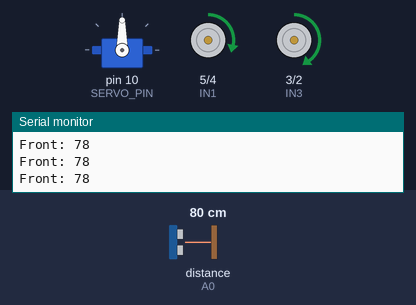
Bench run of a sketch on a simulated Arduino Uno, built with avr-gcc and run on an emulated ATmega328P. Shown: servo, motor-driver pin pairs drawn as motors (green arrow = first pin HIGH = forward, orange = second pin HIGH = backward, longer = more drive, scaled by the enable pin), the last lines printed to the serial monitor. Wiring (inferred from the names in the program): ultrasonic range finder: trigger A1; echo A0. Inputs (shaded band) come from the test bench; at power-on: distance to the obstacle (sensor on A0) 80 cm. The echo pulse lasts 58.3 µs per cm.

Above: at 2.2 s.
2.3 s: distance to the obstacle (sensor on A0) set to 15 cm
5.3 s: distance to the obstacle (sensor on A0) set to 12 cm
At 6.4 s:
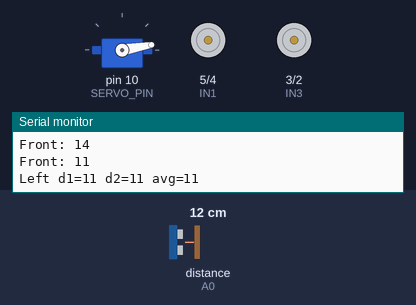
8.3 s: distance to the obstacle (sensor on A0) set to 18 cm
At 9.45 s:
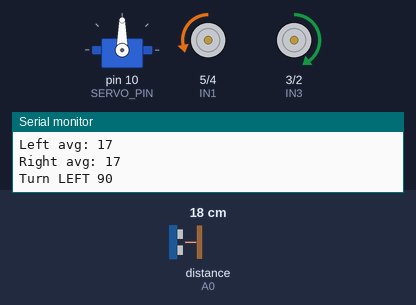
11.1 s: distance to the obstacle (sensor on A0) set to 2 cm
At 11.7 s:
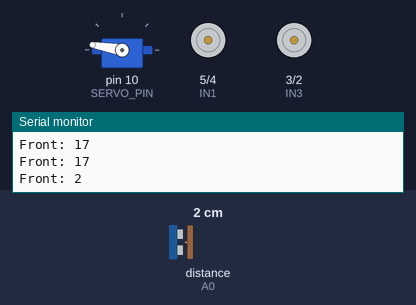
14.1 s: distance to the obstacle (sensor on A0) set to 35 cm
At 14.98 s:
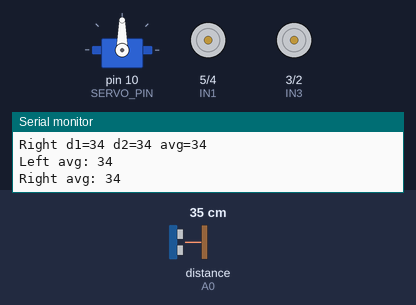
Timing chart, 0 to 17.1 s (numbered marks = the images above; inputs shaded):
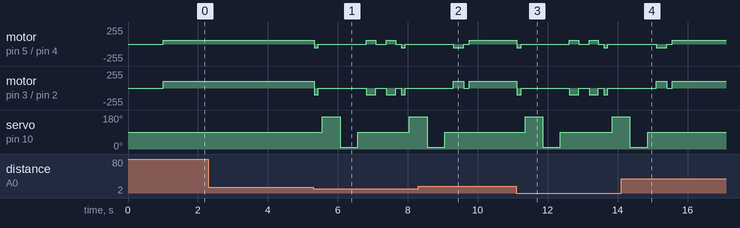

Measured:
- the behaviour switches between 14 and 13 cm on distance to the obstacle (sensor on A0) (found by bisection; images 0 and 1)
- after the input at 8.3 s, servo on pin 10 (SERVO_PIN): goes on until 9.1 s, then stays 90°
- after the input at 14.1 s, servo on pin 10 (SERVO_PIN): goes on until 14.9 s, then stays 90°

The sketch:

Robot_maze.ino
```cpp
#include <Servo.h>

const int ENA = 11;
const int IN1 = 5;
const int IN2 = 4;

const int ENB = 6;
const int IN3 = 3;
const int IN4 = 2;

const int US_TRIGGER = A1;
const int US_ECHO    = A0;

const int SERVO_PIN = 10;
Servo headServo;

const int SERVO_CENTER = 90;
const int SERVO_LEFT   = 170;
const int SERVO_RIGHT  = 10;

const int SPEED_LEFT  = 55;
const int SPEED_RIGHT = 100;

const int STOP_DISTANCE_CM = 12;


void setup() {
  Serial.begin(9600);

  pinMode(IN1, OUTPUT);
  pinMode(IN2, OUTPUT);
  pinMode(IN3, OUTPUT);
  pinMode(IN4, OUTPUT);
  pinMode(ENA, OUTPUT);
  pinMode(ENB, OUTPUT);

  pinMode(US_TRIGGER, OUTPUT);
  pinMode(US_ECHO, INPUT);

  headServo.attach(SERVO_PIN);
  headServo.write(SERVO_CENTER);
  delay(500);

  stopMotors();
  delay(500);
}


void loop() {

  long front = readDistanceCM();
  Serial.print("Front: ");
  Serial.println(front);

  if (front > STOP_DISTANCE_CM) {
    moveForward();
    return;
  }

  // Obstacol → frânare
  moveBackward();
  delay(120);
  stopMotors();
  delay(120);

  long leftDist  = scanLeftSlow();
  long rightDist = scanRightSlow();

  Serial.print("Left avg: ");
  Serial.println(leftDist);
  Serial.print("Right avg: ");
  Serial.println(rightDist);

  headServo.write(SERVO_CENTER);
  delay(250);


  if (leftDist > STOP_DISTANCE_CM) {
    Serial.println("Turn LEFT 90");
    turnLeft90();
    return;
  }

  if (rightDist > STOP_DISTANCE_CM) {
    Serial.println("Turn RIGHT 90");
    turnRight90();
    return;
  }

  Serial.println("Turn 180");
  turn180();
}


void stopMotors() {
  analogWrite(ENA, 0);
  analogWrite(ENB, 0);

  digitalWrite(IN1, LOW);
  digitalWrite(IN2, LOW);
  digitalWrite(IN3, LOW);
  digitalWrite(IN4, LOW);
}

void moveForward() {
  digitalWrite(IN1, HIGH);
  digitalWrite(IN2, LOW);
  digitalWrite(IN3, HIGH);
  digitalWrite(IN4, LOW);

  analogWrite(ENA, SPEED_LEFT);
  analogWrite(ENB, SPEED_RIGHT);
}

void moveBackward() {
  digitalWrite(IN1, LOW);
  digitalWrite(IN2, HIGH);
  digitalWrite(IN3, LOW);
  digitalWrite(IN4, HIGH);

  analogWrite(ENA, SPEED_LEFT);
  analogWrite(ENB, SPEED_RIGHT);
}


void turnLeft90() {
  digitalWrite(IN1, LOW);
  digitalWrite(IN2, HIGH);
  digitalWrite(IN3, HIGH);
  digitalWrite(IN4, LOW);

  analogWrite(ENA, SPEED_LEFT);
  analogWrite(ENB, SPEED_RIGHT);

  delay(300);
  stopMotors();
  delay(150);
}

void turnRight90() {
  digitalWrite(IN1, HIGH);
  digitalWrite(IN2, LOW);
  digitalWrite(IN3, LOW);
  digitalWrite(IN4, HIGH);

  analogWrite(ENA, SPEED_LEFT);
  analogWrite(ENB, SPEED_RIGHT);

  delay(270);
  stopMotors();
  delay(150);
}

void turn180() {
  turnRight90();
  delay(150);
  turnRight90();
}


long scanLeftSlow() {
  headServo.write(SERVO_LEFT);
  delay(350);

  long d1 = readDistanceCM();
  delay(150);
  long d2 = readDistanceCM();

  long avg = (d1 + d2) / 2;

  Serial.print("Left d1=");
  Serial.print(d1);
  Serial.print(" d2=");
  Serial.print(d2);
  Serial.print(" avg=");
  Serial.println(avg);

  return avg;
}

long scanRightSlow() {
  headServo.write(SERVO_RIGHT);
  delay(350);

  long d1 = readDistanceCM();
  delay(150);
  long d2 = readDistanceCM();

  long avg = (d1 + d2) / 2;

  Serial.print("Right d1=");
  Serial.print(d1);
  Serial.print(" d2=");
  Serial.print(d2);
  Serial.print(" avg=");
  Serial.println(avg);

  return avg;
}


long readDistanceCM() {

  digitalWrite(US_TRIGGER, LOW);
  delayMicroseconds(2);
  digitalWrite(US_TRIGGER, HIGH);
  delayMicroseconds(10);
  digitalWrite(US_TRIGGER, LOW);

  long duration = pulseIn(US_ECHO, HIGH, 30000);
  if (duration == 0) return 999;

  long distance = duration * 0.034 / 2;

  return distance;
}
```
